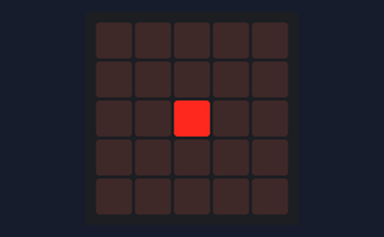
Recording of a program running on a simulated BBC micro:bit running MicroPython. Shown: the board's 5×5 LED display.

Above: at 0.1 s.
At 0.5 s:
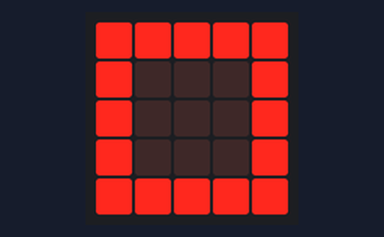
At 1.1 s:
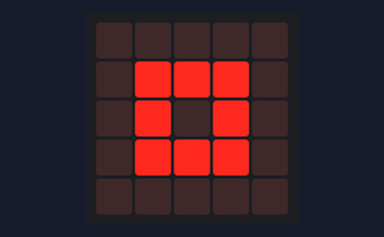

Measured:
- by itself, everything shown: repeats every 0.80 s, in 4 steps

The program:

main.py
```python
from microbit import *

while True:
    display.show(Image("00000:00000:00900:00000:00000"))
    sleep(200)
    display.show(Image("00000:09990:09090:09990:00000"))
    sleep(200)
    display.show(Image("99999:90009:90009:90009:99999"))
    sleep(200)
    display.clear()
    sleep(200)
```
